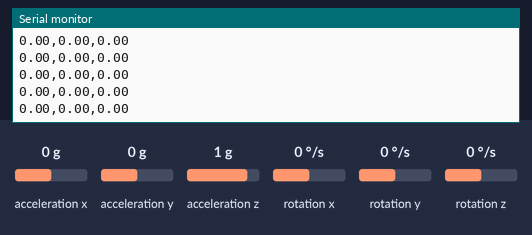
Bench run of a sketch on a simulated Arduino Uno, built with avr-gcc and run on an emulated ATmega328P. On the bench: the last lines printed to the serial monitor. The inputs (shaded band) are chosen by the test bench; at power-on: acceleration x 0 g, acceleration y 0 g, acceleration z 1 g, rotation z 0 °/s, rotation x 0 °/s, rotation y 0 °/s.

Above: at 1.7 s.
1.8 s: acceleration x set to -1.4 g
At 2.6 s:
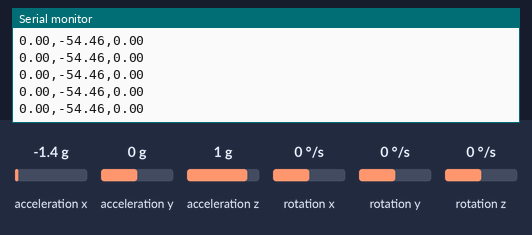
3.3 s: acceleration y set to -1.4 g
At 3.8 s:
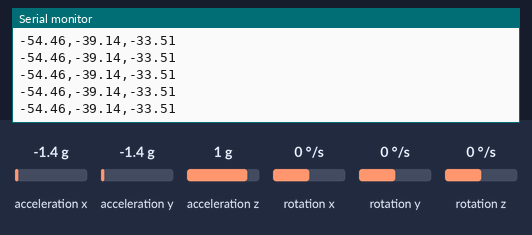
4.8 s: acceleration x set to 0 g
At 5.3 s:
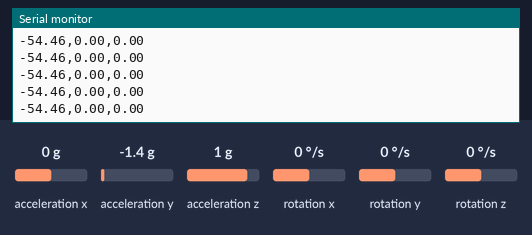
7.8 s: acceleration z set to -1.4 g
At 8.8 s:
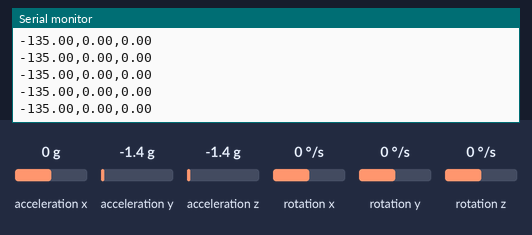
9.3 s: rotation z set to -192 °/s
At 10.4 s:
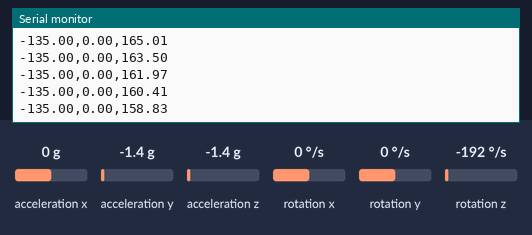
Timing chart, 0 to 12.3 s (numbered marks = the images above; inputs shaded):
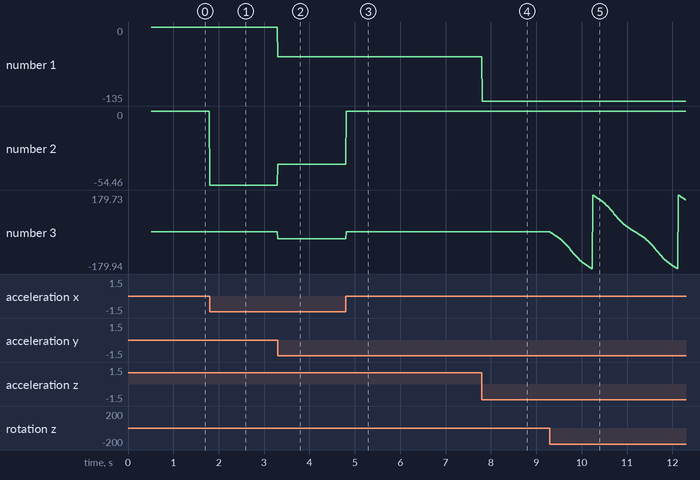

Measured:
- after the input at 1.8 s, the serial monitor: prints a new line at once (image 1)
- after the input at 3.3 s, the serial monitor: prints a new line at once (image 2)
- after the input at 4.8 s, the serial monitor: prints a new line at once (image 3)
- after the input at 7.8 s, the serial monitor: prints a new line at once (image 4)
- after the input at 9.3 s, the serial monitor: prints a new line at once (image 5)
- plotted number 1: -54.46 → -135 after the input at 7.8 s
- plotted number 2: 0 → -54.46 after the input at 1.8 s, -54.46 → -39.14 after the input at 3.3 s
- plotted number 3: 0 → -33.51 after the input at 3.3 s, 0 → 23.07 after the input at 9.3 s

The sketch:

FusionModelling.ino
```cpp
#include <Wire.h>
#include <MPU6050_6Axis_MotionApps20.h>

MPU6050 mpu;

bool dmpReady = false;
uint8_t devStatus;
uint16_t packetSize;
uint16_t fifoCount;
uint8_t fifoBuffer[64];

Quaternion q;
VectorFloat gravity;
float ypr[3];

void setup() {
  Serial.begin(115200);
  Wire.begin();

  mpu.initialize();
  devStatus = mpu.dmpInitialize();

  if (devStatus == 0) {
    mpu.setDMPEnabled(true);
    dmpReady = true;
    packetSize = mpu.dmpGetFIFOPacketSize();
    Serial.println("MPU6050 ready");
  } else {
    Serial.print("DMP init failed (code ");
    Serial.print(devStatus);
    Serial.println(")");
  }
}

void loop() {
  if (!dmpReady) return;

  fifoCount = mpu.getFIFOCount();

  if (fifoCount < packetSize) return;

  if (fifoCount >= 1024) {
    mpu.resetFIFO();
    return;
  }

  while (fifoCount >= packetSize) {
    mpu.getFIFOBytes(fifoBuffer, packetSize);
    fifoCount -= packetSize;
  }

  mpu.dmpGetQuaternion(&q, fifoBuffer);
  mpu.dmpGetGravity(&gravity, &q);
  mpu.dmpGetYawPitchRoll(ypr, &q, &gravity);

  float yaw   = ypr[0] * 180/M_PI;
  float pitch = ypr[1] * 180/M_PI;
  float roll  = ypr[2] * 180/M_PI;

  // send as CSV for Python
  Serial.print(roll); Serial.print(",");
  Serial.print(pitch); Serial.print(",");
  Serial.println(yaw);
}
```
